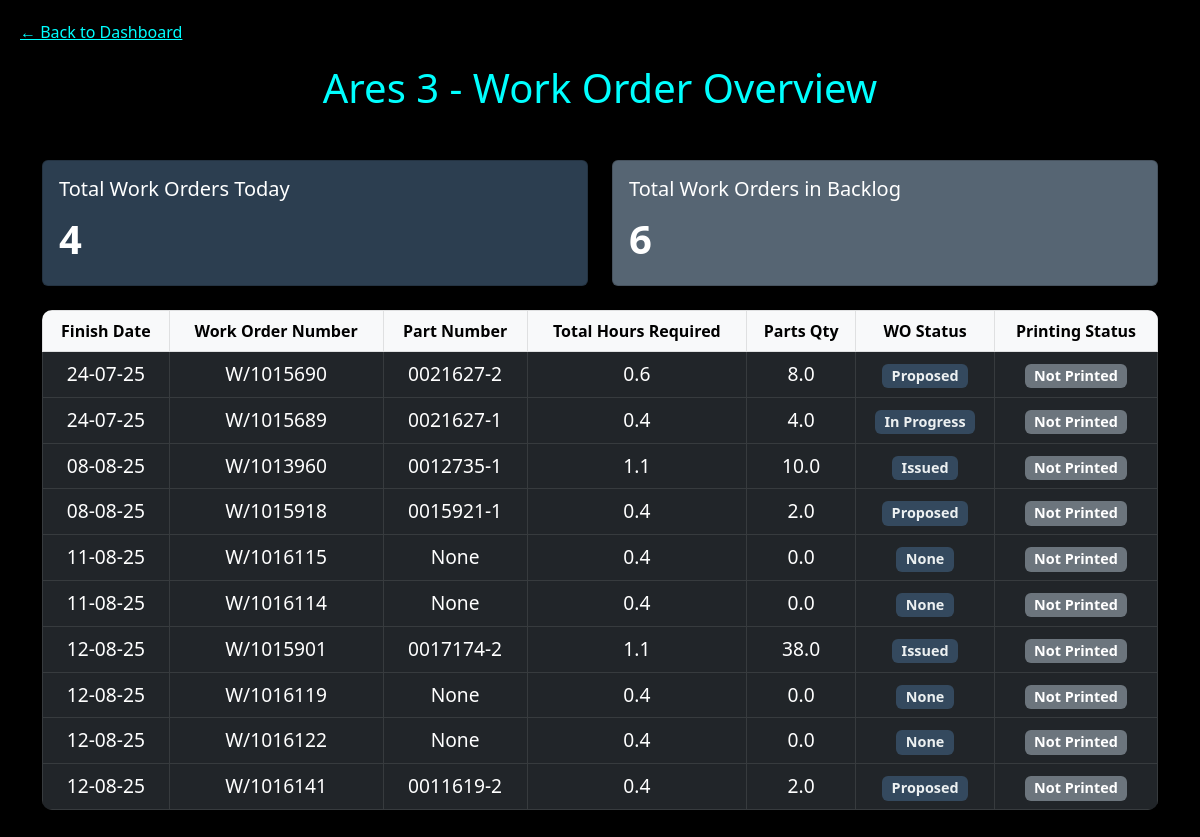
/ares-3, run on the app's committed database.
### tables this page shows
CREATE TABLE "trimming_data" (
"ResourceDescription" TEXT,
  "FinishDate" TIMESTAMP,
  "WorksOrderNumber" TEXT,
  "TotalHours" REAL,
  "PartNumber" TEXT,
  "PartsQty" REAL,
  "WO Status" TEXT
);

### main.py (the view)
@app.route("/<machine_slug>")
def machine_dashboard(machine_slug):
    excel_name = slug_to_excel_name.get(machine_slug.lower())
    if not excel_name:
        return "Machine not found", 404
    machine_type = "trimming" if excel_name in trimming_machines else "vacuum"
    data = get_dashboard_data(excel_name, machine_type)
    if data is None:
        return jsonify({"error": f"No data found for {excel_name}"}), 404
    template_name = excel_to_html.get(excel_name, "default.html")
    return render_template(template_name, machine=excel_name, **data)

### templates/Ares 3.html (shortened to what this page needs)
<!DOCTYPE html>
<html lang="en">
<head>
  <link href="https://cdn.jsdelivr.net/npm/bootstrap@5.3.0/dist/css/bootstrap.min.css" rel="stylesheet" />
</head>
<body>
  <a href="/" class="btn-back">← Back to Dashboard</a>
  <h2>Ares 3 - Work Order Overview</h2>
<div class="container mt-5">
  <div class="row mb-4">
    <div class="col-md-6">
      <div class="card text-white" style="background-color: #2C3E50;">
        <div class="card-body">
          <h5 class="card-title">Total Work Orders Today</h5>
          <p class="card-text fs-1 fw-bold">{{ total_today }}</p>
        </div>
      </div>
    </div>
    <div class="col-md-6">
      <div class="card text-white" style="background-color: #566573;">
        <div class="card-body">
          <h5 class="card-title">Total Work Orders in Backlog</h5>
          <p class="card-text fs-1 fw-bold">{{ total_backlog }}</p>
        </div>
      </div>
    </div>
  </div>
  <div class="table-responsive">
    <table class="table table-dark table-hover table-bordered align-middle text-center" style="border-radius: 10px; overflow: hidden;">
      <thead class="table-light text-dark">
        <tr>
          <th>Finish Date</th>
          <th>Work Order Number</th>
          <th>Part Number</th>
          <th>Total Hours Required</th>
          <th>Parts Qty</th>
          <th>WO Status</th>
          <th>Printing Status</th>
        </tr>
      </thead>
      <tbody style="font-size: 1.2rem;">
        {% for order in work_orders %}
        <tr>
          <td>{{ order.finish_date }}</td>
          <td>{{ order.work_order_number }}</td>
          <td>{{ order.part_number }}</td>
          <td>{{ order.total_hours_required }}</td>
          <td>{{ order.parts_qty }}</td>
          <td>
            <span class="badge" style="background-color: #34495E; color: #ECF0F1; font-weight: 600;">
              {{ order.wo_status }}
            </span>
          </td>
          <td>
            <span class="badge {% if order.printing_status == 'Printed' %}bg-success{% else %}bg-secondary{% endif %}">
              {{ order.printing_status }}
            </span>
          </td>
        </tr>
        {% endfor %}
      </tbody>
    </table>
  </div>
</div>
</body>
</html>

### templates/Ares 3.html (style rules this page uses)
body { background-color: #000; color: #fff; font-family: 'Segoe UI', sans-serif; padding: 20px; }
h2 { text-align: center; font-size: 2.5rem; color: #00ffff; margin-bottom: 30px; }
table { background-color: #111; color: #fff; }
table th, table td { vertical-align: middle; text-align: center; }
table thead { background-color: #333; color: #00ffff; }
a.btn-back { margin-bottom: 20px; display: inline-block; color: #00ffff; }

### data on the page
trimming_data: finish_date "24-07-25", work_order_number "W/1015690", part_number "0021627-2", total_hours_required "0.6", parts_qty "8.0", wo_status "Proposed", printing_status "Not Printed"
trimming_data: finish_date "24-07-25", work_order_number "W/1015689", part_number "0021627-1", total_hours_required "0.4", parts_qty "4.0", wo_status "In Progress", printing_status "Not Printed"
trimming_data: finish_date "08-08-25", work_order_number "W/1013960", part_number "0012735-1", total_hours_required "1.1", parts_qty "10.0", wo_status "Issued", printing_status "Not Printed"
trimming_data: finish_date "08-08-25", work_order_number "W/1015918", part_number "0015921-1", total_hours_required "0.4", parts_qty "2.0", wo_status "Proposed", printing_status "Not Printed"
trimming_data: finish_date "11-08-25", work_order_number "W/1016115", part_number "None", total_hours_required "0.4", parts_qty "0.0", wo_status "None", printing_status "Not Printed"
trimming_data: finish_date "11-08-25", work_order_number "W/1016114", part_number "None", total_hours_required "0.4", parts_qty "0.0", wo_status "None", printing_status "Not Printed"
trimming_data: finish_date "12-08-25", work_order_number "W/1015901", part_number "0017174-2", total_hours_required "1.1", parts_qty "38.0", wo_status "Issued", printing_status "Not Printed"
trimming_data: finish_date "12-08-25", work_order_number "W/1016119", part_number "None", total_hours_required "0.4", parts_qty "0.0", wo_status "None", printing_status "Not Printed"
trimming_data: finish_date "12-08-25", work_order_number "W/1016122", part_number "None", total_hours_required "0.4", parts_qty "0.0", wo_status "None", printing_status "Not Printed"
trimming_data: finish_date "12-08-25", work_order_number "W/1016141", part_number "0011619-2", total_hours_required "0.4", parts_qty "2.0", wo_status "Proposed", printing_status "Not Printed"
